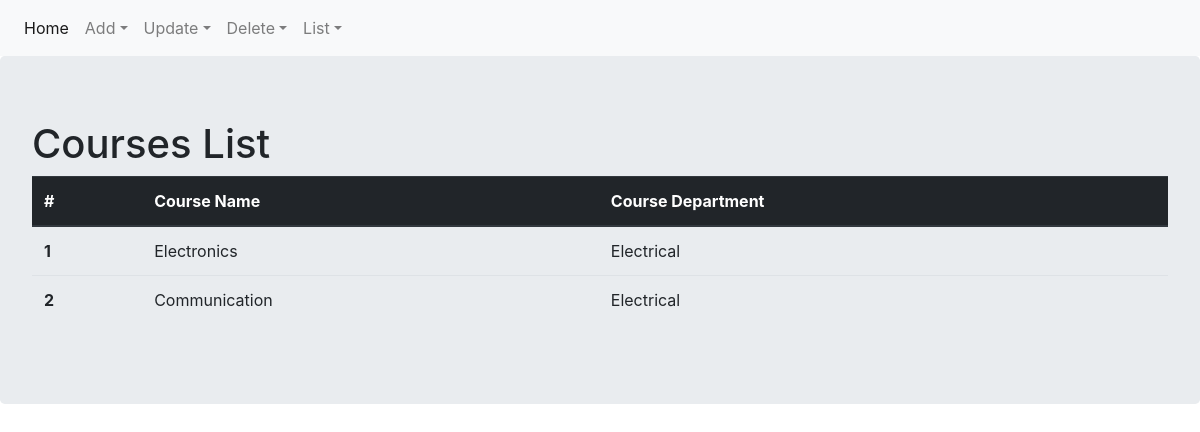
Page /list_courses on the committed database.
### Students.py (models this page shows, shortened)
class Course(db.Model):
    __tablename__ = 'courses'
    id = db.Column(db.Integer, primary_key=True)
    name = db.Column(db.Text)
    department = db.Column(db.Text)

### Students.py (the view)
@app.route('/list_courses', methods=['GET', 'POST'])
def list_courses():
    return render_template('List.html', courses=get_all_courses_info(), List_type='courses')

### Students.py (called while the page is built)
def get_all_courses_info():
    return [(course.id, course.name.capitalize(), course.department.capitalize()) for course in
            Course.query.all()]

### templates/List.html
{% extends "Base.html"%}
{% block content %}
<div class="jumbotron">
  {% if List_type == 'Students' %}
    <h1>Students List</h1>
    <table class="table">
      <thead class="thead-dark">
        <tr>
          <th scope="col">#</th>
          <th scope="col">Name</th>
          <th scope="col">Major</th>
          <th scope="col">Courses</th>
          <th scope="col">Emails</th>
          <th scope="col">Address</th>
        </tr>
      </thead>
      <tbody>
      {% for student in students %}
        <tr>
          <th scope="row">{{student[0]}}</th>
          <td>{{student[1]}}</td>
          <td>{{student[2]}}</td>
          <td>{{student[3]}}</td>
          <td>{{student[4]}}</td>
          <td>{{student[5]}}</td>
        </tr>
      {% endfor %}
      </tbody>
    </table>
  {% else %}
    <h1>Courses List</h1>
    <table class="table">
      <thead class="thead-dark">
        <tr>
          <th scope="col">#</th>
          <th scope="col">Course Name</th>
          <th scope="col">Course Department</th>
        </tr>
      </thead>
      <tbody>
      {% for course in courses %}
        <tr>
          <th scope="row">{{course[0]}}</th>
          <td>{{course[1]}}</td>
          <td>{{course[2]}}</td>
        </tr>
      {% endfor %}
      </tbody>
    </table>
  {% endif %}
{% endblock %}

### rows in the picture
Course: id "1", name "Electronics", department "Electrical"
Course: id "2", name "Communication", department "Electrical"
